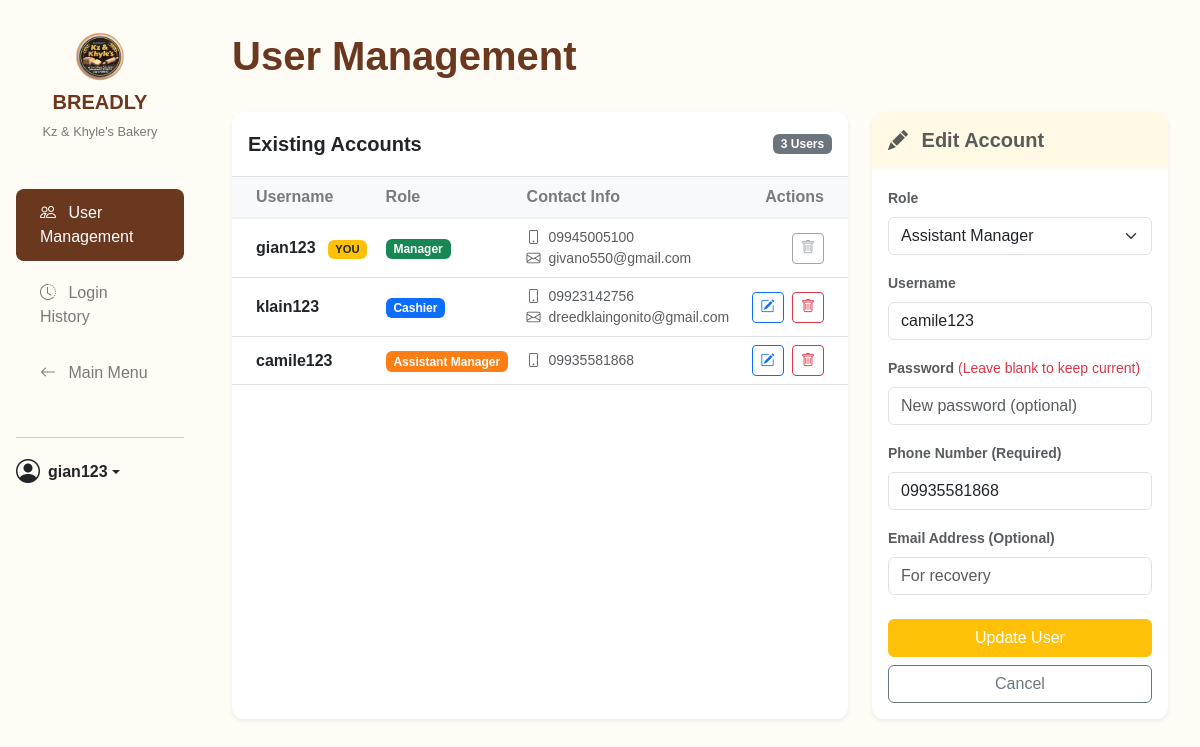
/nav/account_management.php?action=edit&id=4 (signed in), run on the app's committed database.
### tables this page shows
CREATE TABLE `users` (
  `user_id` int(11) NOT NULL,
  `username` varchar(100) NOT NULL,
  `password` varchar(255) DEFAULT NULL,
  `role` enum('manager','cashier','assistant_manager') NOT NULL,
  `email` varchar(150) DEFAULT NULL,
  `phone_number` varchar(11) NOT NULL,
  `enable_daily_report` tinyint(1) NOT NULL DEFAULT 0 COMMENT 'For daily SMS reports',
  `created_at` timestamp NOT NULL DEFAULT current_timestamp()
);

### db_connection.php (called while the page is built, shortened)
<?php
class Database {
    private $host = DB_HOST;
    private $db_name = DB_NAME;
    private $username = DB_USER;
    private $password = DB_PASS;
    public $conn;
    private function connect() {
        $this->conn = null;
        try {
            $dsn = "mysql:host=" . $this->host . ";dbname=" . $this->db_name . ";charset=utf8mb4";
            $options = [
                PDO::ATTR_ERRMODE => PDO::ERRMODE_EXCEPTION,
                PDO::ATTR_DEFAULT_FETCH_MODE => PDO::FETCH_ASSOC,
                PDO::ATTR_EMULATE_PREPARES => false,
            ];
            $this->conn = new PDO($dsn, $this->username, $this->password, $options);
        } catch (PDOException $e) {
            error_log("Database Connection Failed: " . $e->getMessage());
            die("A critical database connection error occurred. Please contact support.");
        }
    }
    public function getConnection() {
        return $this->conn;
    }
}

### src/UserManager.php (called while the page is built, shortened)
<?php
require_once __DIR__ . '/../db_connection.php';
class UserManager {
    private $conn;
    public function __construct() {
        $db = new Database();
        $this->conn = $db->getConnection();
    }
    public function getAllUsers() {
        try {
            $stmt = $this->conn->prepare("CALL AdminGetAllUsers()");
            $stmt->execute();
            return $stmt->fetchAll(PDO::FETCH_ASSOC);
        } catch (PDOException $e) {
            error_log("Get Users Error: " . $e->getMessage());
            return [];
        }
    }
    public function getUserById($user_id) {
        try {
            $stmt = $this->conn->prepare("CALL UserFindById(?)");
            $stmt->execute([$user_id]);
            return $stmt->fetch(PDO::FETCH_ASSOC);
        } catch (PDOException $e) {
            return null;
        }
    }
}
?>

### nav/account_management.php (the view, shortened to what this page needs)
<?php
require_once '../src/UserManager.php';
$userManager = new UserManager();
$is_edit = false;
$edit_data = [];
if (isset($_GET['action']) && $_GET['action'] === 'edit' && isset($_GET['id'])) {
    $is_edit = true;
    $edit_user_id = intval($_GET['id']);
    $edit_data = $userManager->getUserById($edit_user_id);
}
$users = $userManager->getAllUsers();
?>
<!DOCTYPE html>
<html lang="en">
<head>
    <link href="https://cdn.jsdelivr.net/npm/bootstrap@5.3.3/dist/css/bootstrap.min.css" rel="stylesheet">
    <link rel="stylesheet" href="https://cdn.jsdelivr.net/npm/bootstrap-icons@1.11.3/font/bootstrap-icons.css">
    <link rel="stylesheet" href="../styles/global.css">
    <link rel="stylesheet" href="../styles/dashboard.css">
    <link rel="stylesheet" href="../styles/account_management.css">
    <link rel="stylesheet" href="../styles/responsive.css">
</head>
<body class="dashboard">
<div class="container-fluid">
    <div class="row">
        <aside class="col-lg-2 col-md-3 sidebar offcanvas-lg offcanvas-start" tabindex="-1" id="sidebarMenu" aria-labelledby="sidebarMenuLabel">
            <div class="offcanvas-body d-flex flex-column p-0">
                <div class="sidebar-brand">
                    <img src="../images/kzklogo.png" alt="BREADLY Logo">
                    <h5>BREADLY</h5>
                    <p>Kz & Khyle's Bakery</p>
                </div>
                <ul class="nav flex-column sidebar-nav">
                    <li class="nav-item">
                        <a class="nav-link active" href="account_management.php">
                            <i class="bi bi-people me-2"></i> User Management
                        </a>
                    </li>
                    <li class="nav-item">
                        <a class="nav-link" href="login_history.php">
                             <i class="bi bi-clock-history me-2"></i> Login History
                        </a>
                    </li>
                    <li class="nav-item">
                        <a class="nav-link" href="index.php">
                            <i class="bi bi-arrow-left me-2"></i> Main Menu
                        </a>
                    </li>
                </ul>
                <div class="sidebar-user">
                    <hr>
                    <div class="dropdown">
                        <a href="#" class="d-flex align-items-center text-dark text-decoration-none dropdown-toggle" id="userMenu" data-bs-toggle="dropdown" aria-expanded="false">
                            <i class="bi bi-person-circle me-2 fs-4"></i>
                            <strong><?php echo htmlspecialchars($_SESSION['username']); ?></strong>
                        </a>
                    </div>
                </div>
            </div>
        </aside>
        <main class="col-lg-10 col-md-9 main-content">
            <div class="header d-flex justify-content-between align-items-center mb-4">
                <h1>User Management</h1>
            </div>
            <div class="row">
                <div class="col-lg-8 mb-4">
                    <div class="card h-100 shadow-sm border-0">
                        <div class="card-header d-flex justify-content-between align-items-center bg-white border-bottom">
                            <h5 class="mb-0 text-dark">Existing Accounts</h5>
                            <span class="badge bg-secondary"><?php echo count($users); ?> Users</span>
                        </div>
                        <div class="card-body p-0">
                            <div class="table-responsive">
                                <table class="table table-hover mb-0 align-middle">
                                    <thead class="table-light">
                                        <tr>
                                            <th class="ps-4">Username</th>
                                            <th>Role</th>
                                            <th>Contact Info</th>
                                            <th class="text-end pe-4">Actions</th>
                                        </tr>
                                    </thead>
                                    <tbody>
                                        <?php foreach ($users as $user): ?>
                                        <tr>
                                            <td class="ps-4 fw-bold text-dark">
                                                <?php echo htmlspecialchars($user['username']); ?>
                                                <?php if($user['user_id'] == $_SESSION['user_id']) echo '<span class="badge bg-warning text-dark ms-2" style="font-size:0.7em">YOU</span>'; ?>
                                            </td>
                                            <td>
                                                <?php
                                                    $roleBadge = 'badge-cashier';
                                                    if ($user['role'] == 'manager') $roleBadge = 'badge-manager';
                                                    if ($user['role'] == 'assistant_manager') $roleBadge = 'badge-assistant_manager';
                                                ?>
                                                <span class="badge <?php echo $roleBadge; ?>">
                                                    <?php echo ucwords(str_replace('_', ' ', $user['role'])); ?>
                                                </span>
                                            </td>
                                            <td class="small text-muted">
                                                <?php if(!empty($user['phone_number'])): ?>
                                                    <div><i class="bi bi-phone me-1"></i> <?php echo htmlspecialchars($user['phone_number']); ?></div>
                                                <?php endif; ?>
                                                <?php if(!empty($user['email'])): ?>
                                                    <div><i class="bi bi-envelope me-1"></i> <?php echo htmlspecialchars($user['email']); ?></div>
                                                <?php endif; ?>
                                            </td>
                                            <td class="text-end pe-4">
                                                <?php if($user['user_id'] != $_SESSION['user_id']): ?>
                                                    <a href="account_management.php?action=edit&id=<?php echo $user['user_id']; ?>" class="btn btn-sm btn-outline-primary me-1"><i class="bi bi-pencil-square"></i></a>
                                                    <a href="account_management.php?action=delete&id=<?php echo $user['user_id']; ?>" class="btn btn-sm btn-outline-danger" onclick="return confirm('Are you sure?');"><i class="bi bi-trash"></i></a>
                                                <?php else: ?>
                                                    <button class="btn btn-sm btn-outline-secondary" disabled><i class="bi bi-trash"></i></button>
                                                <?php endif; ?>
                                            </td>
                                        </tr>
                                        <?php endforeach; ?>
                                    </tbody>
                                </table>
                            </div>
                        </div>
                    </div>
                </div>
                <div class="col-lg-4 mb-4">
                    <div class="card shadow-sm border-0">
                        <div class="card-header py-3 <?php echo $is_edit ? 'bg-warning bg-opacity-10' : 'bg-primary bg-opacity-10'; ?>">
                            <h5 class="mb-0 <?php echo $is_edit ? 'text-warning text-opacity-75 text-dark' : 'text-primary text-dark'; ?>">
                                <i class="bi <?php echo $is_edit ? 'bi-pencil-fill' : 'bi-person-plus-fill'; ?> me-2"></i>
                                <?php echo $is_edit ? 'Edit Account' : 'Create Account'; ?>
                            </h5>
                        </div>
                        <div class="card-body">
                            <form action="account_management.php" method="POST">
                                <div class="mb-3">
                                    <label class="form-label small fw-bold text-muted">Role</label>
                                    <select class="form-select" name="role" required>
                                        <option value="assistant_manager" <?php if($is_edit && $edit_data['role'] == 'assistant_manager') echo 'selected'; ?>>Assistant Manager</option>
                                    </select>
                                </div>
                                <div class="mb-3">
                                    <label class="form-label small fw-bold text-muted">Username</label>
                                    <input type="text" class="form-control" name="username"
                                           value="<?php echo $is_edit ? htmlspecialchars($edit_data['username']) : ''; ?>"
                                           placeholder="e.g. juan123" required>
                                </div>
                                <div class="mb-3">
                                    <label class="form-label small fw-bold text-muted">
                                        Password <?php if($is_edit) echo '<span class="fw-normal text-danger">(Leave blank to keep current)</span>'; ?>
                                    </label>
                                    <input type="password" class="form-control" name="password"
                                           placeholder="<?php echo $is_edit ? 'New password (optional)' : 'Strong password'; ?>"
                                           <?php echo $is_edit ? '' : 'required'; ?>>
                                </div>
                                <div class="mb-3">
                                    <label class="form-label small fw-bold text-muted">Phone Number (Required)</label>
                                    <input type="text" class="form-control" name="phone"
                                           value="<?php echo $is_edit ? htmlspecialchars($edit_data['phone_number']) : ''; ?>"
                                           placeholder="0917..." maxlength="11" required>
                                </div>
                                <div class="mb-3">
                                    <label class="form-label small fw-bold text-muted">Email Address (Optional)</label>
                                    <input type="email" class="form-control" name="email"
                                           value="<?php echo $is_edit ? htmlspecialchars($edit_data['email']) : ''; ?>"
                                           placeholder="For recovery">
                                </div>
                                <button type="submit" class="btn <?php echo $is_edit ? 'btn-warning' : 'btn-primary'; ?> w-100 mt-2">
                                    <?php echo $is_edit ? 'Update User' : 'Create User'; ?>
                                </button>
                                <?php if($is_edit): ?>
                                    <a href="account_management.php" class="btn btn-outline-secondary w-100 mt-2">Cancel</a>
                                <?php endif; ?>
                            </form>
                        </div>
                    </div>
                </div>
            </div>
        </main>
    </div>
</div>
</body>
</html>

### styles/global.css (style rules this page uses)
:root { --color-background-page: #F8F1E7; --color-card-background: #ffffff; --color-panel: #E4A26C; --color-login-btn: #af6223; --color-text-dark: #333333; --color-text-light: #ffffff; --color-input-bg: #F0F0F0; --bg-light-cream: #FFFBF5; --sidebar-bg: #FDEEDC; --card-bg-sales: #FEE8D0; --card-bg-orders: #FBF3D5; --card-bg-bestsell: #FBF3D5; --card-bg-inventory: #F8DFAA; --text-dark: #6a381f; --text-secondary: #7a7a7a; --bar-color-primary: #E5A26A; --bar-color-secondary: #F5C6A5; --bar-color-neutral: #D3D3D3; }
* { margin: 0; padding: 0; box-sizing: border-box; font-family: "Poppins", sans-serif; text-decoration: none; list-style: none; }
body { background-color: var(--color-background-page); color: var(--color-text-dark); }

### styles/dashboard.css (style rules this page uses)
body.dashboard { background-color: var(--bg-light-cream); color: var(--text-dark); height: auto; min-height: 100vh; }
.sidebar { background-color: var(--sidebar-bg); height: 100%; padding: 2rem 1rem; display: flex; flex-direction: column; }
.sidebar-brand { text-align: center; margin-bottom: 2rem; }
.sidebar-brand img { max-width: 50px; margin-bottom: 0.5rem; }
.sidebar-brand h5 { font-weight: bold; color: var(--text-dark); }
.sidebar-brand p { font-size: 0.8rem; color: var(--text-secondary); }
.sidebar-nav { flex-grow: 1; }
.sidebar-nav .nav-link { padding: 0.75rem 1.5rem; margin-bottom: 0.5rem; border-radius: 0.5rem; color: var(--text-secondary); font-weight: 500; }
.sidebar-nav .nav-link.active { background-color: var(--text-dark); color: #fff; }
@media (min-width: 768px) { .sidebar { min-height: 100vh; } }
.main-content { padding: 2rem; }
.header { display: flex; justify-content: space-between; align-items: center; margin-bottom: 2rem; }
.header h1 { font-weight: bold; color: var(--text-dark); }
.sidebar-user { margin-top: 1rem; }
.table-responsive { max-height: 60vh; overflow-y: auto; }

### styles/account_management.css (style rules this page uses)
body { background-color: var(--bg-light-cream); color: var(--text-dark); }
.card { border: none; border-radius: 12px; box-shadow: 0 4px 12px rgba(0,0,0,0.05); background-color: #ffffff; }
.card-header { background-color: #fff; border-bottom: 2px solid var(--bg-light-cream); padding-top: 1.25rem; padding-bottom: 1.25rem; border-top-left-radius: 12px !important; border-top-right-radius: 12px !important; }
.card-header h5 { color: var(--text-dark); font-weight: 700; }
.badge-manager { background-color: #198754; }
.badge-assistant_manager { background-color: #fd7e14; }
.badge-cashier { background-color: #0d6efd; }
.btn-warning { color: #fff; }
.table thead th { border-bottom: 2px solid #f0f0f0; color: var(--text-secondary); font-weight: 600; }

### data on the page
users: username "gian123", shows "YOU", role "Manager", phone_number "09945005100", email "givano550@gmail.com"
users: username "klain123", role "Cashier", phone_number "09923142756", email "dreedklaingonito@gmail.com"
users: username "camile123", role "Assistant Manager", phone_number "09935581868", phone "09935581868"

### other printed values
$_SESSION['username'] "gian123"
count($users) "3"
